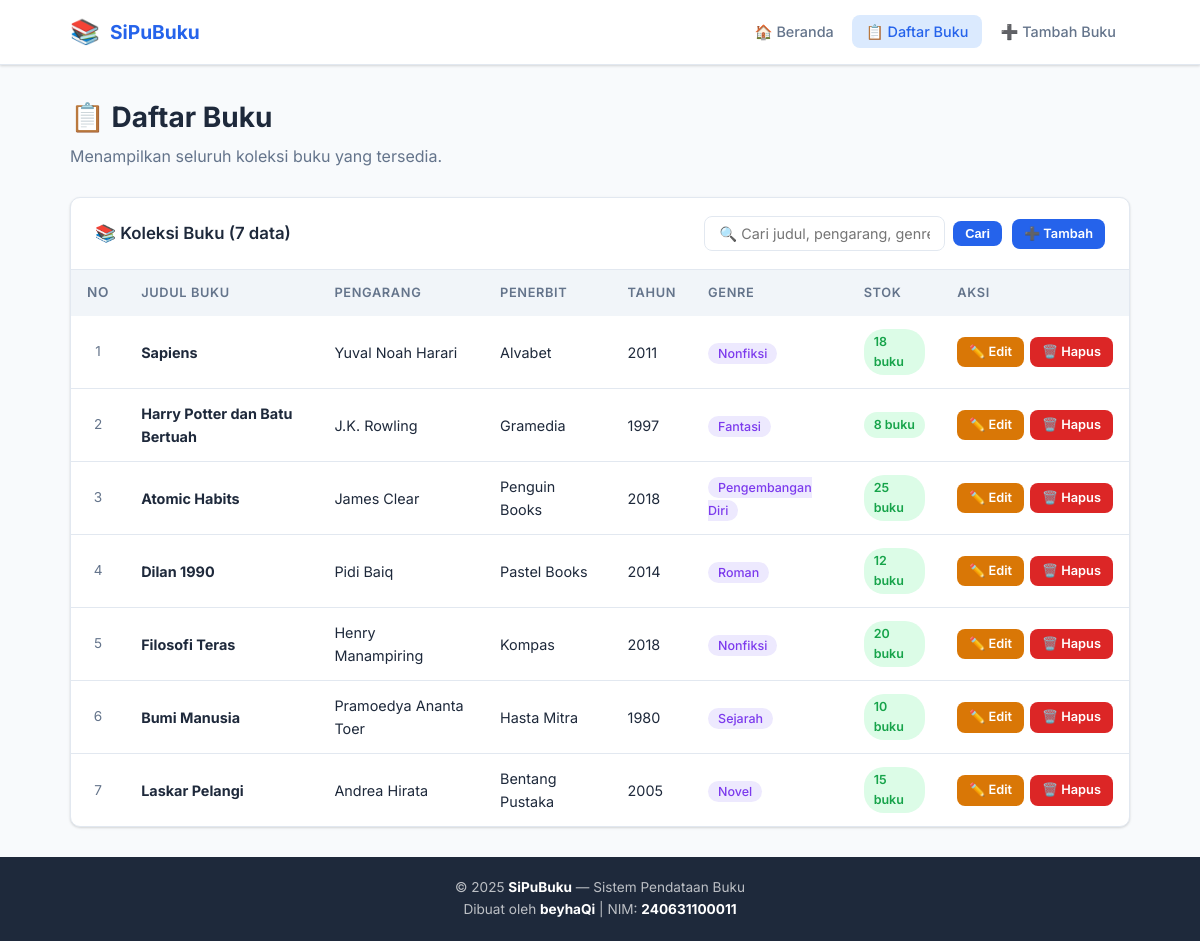
Page /daftar.php on the committed database.
### tables this page shows
CREATE TABLE IF NOT EXISTS buku (
    id INT AUTO_INCREMENT PRIMARY KEY,
    judul VARCHAR(200) NOT NULL,
    pengarang VARCHAR(100) NOT NULL,
    penerbit VARCHAR(100) NOT NULL,
    tahun_terbit YEAR NOT NULL,
    genre VARCHAR(50) NOT NULL,
    stok INT NOT NULL DEFAULT 0,
    deskripsi TEXT,
    created_at TIMESTAMP DEFAULT CURRENT_TIMESTAMP
);

### daftar.php (the view, shortened to what this page needs)
<?php
require 'koneksi.php';
require 'functions.php';
$keyword = '';
$hasil_buku = get_semua_buku($koneksi, $keyword);
$jumlah = mysqli_num_rows($hasil_buku);
include 'header.php';
?>
<div class="page-header">
    <h1>📋 Daftar Buku</h1>
    <p>Menampilkan seluruh koleksi buku yang tersedia.</p>
</div>
<div class="card">
    <div class="card-header">
        <h2>📚 Koleksi Buku (<?php echo $jumlah; ?> data)</h2>
        <div style="display:flex; gap:10px; align-items:center;">
            <form method="GET" class="search-bar">
                <input type="text" name="cari" placeholder="🔍 Cari judul, pengarang, genre..." value="<?php echo htmlspecialchars($keyword); ?>">
                <button type="submit" class="btn btn-primary btn-sm">Cari</button>
            </form>
            <a href="tambah.php" class="btn btn-primary btn-sm">➕ Tambah</a>
        </div>
    </div>
    <div class="table-responsive">
        <?php if ($jumlah > 0): ?>
        <table>
            <thead>
                <tr>
                    <th class="td-no">No</th>
                    <th>Judul Buku</th>
                    <th>Pengarang</th>
                    <th>Penerbit</th>
                    <th>Tahun</th>
                    <th>Genre</th>
                    <th>Stok</th>
                    <th>Aksi</th>
                </tr>
            </thead>
            <tbody>
                <?php
                $nomor = 1;
                while ($buku = mysqli_fetch_assoc($hasil_buku)):
                ?>
                <tr>
                    <td class="td-no"><?php echo $nomor++; ?></td>
                    <td>
                        <strong><?php echo htmlspecialchars($buku['judul']); ?></strong>
                    </td>
                    <td><?php echo htmlspecialchars($buku['pengarang']); ?></td>
                    <td><?php echo htmlspecialchars($buku['penerbit']); ?></td>
                    <td><?php echo $buku['tahun_terbit']; ?></td>
                    <td><span class="badge-genre"><?php echo htmlspecialchars($buku['genre']); ?></span></td>
                    <td><?php echo format_stok($buku['stok']); ?></td>
                    <td>
                        <div class="action-buttons">
                            <a href="edit.php?id=<?php echo $buku['id']; ?>" class="btn btn-warning btn-sm">✏️ Edit</a>
                            <a href="hapus.php?id=<?php echo $buku['id']; ?>" class="btn btn-danger btn-sm">🗑️ Hapus</a>
                        </div>
                    </td>
                </tr>
                <?php endwhile; ?>
            </tbody>
        </table>
        <?php endif; ?>
    </div>
</div>
<?php include 'footer.php'; ?>

### functions.php (shortened to what this page needs)
<?php
function format_stok($stok) {
    if ($stok <= 0) {
        return "<span class='badge badge-habis'>Habis</span>";
    } elseif ($stok <= 5) {
        return "<span class='badge badge-sedikit'>{$stok} buku</span>";
    } else {
        return "<span class='badge badge-tersedia'>{$stok} buku</span>";
    }
}
function get_semua_buku($koneksi, $keyword = '') {
    if (!empty($keyword)) {
        $keyword = mysqli_real_escape_string($koneksi, $keyword);
        $sql = "SELECT * FROM buku WHERE judul LIKE '%{$keyword}%' OR pengarang LIKE '%{$keyword}%' OR genre LIKE '%{$keyword}%' ORDER BY id DESC";
    } else {
        $sql = "SELECT * FROM buku ORDER BY id DESC";
    }
    return mysqli_query($koneksi, $sql);
}
?>

### style.css (style rules this page uses)
*, *::before, *::after { box-sizing: border-box; margin: 0; padding: 0; }
:root { --primary: #2563eb; --primary-dark: #1d4ed8; --primary-light: #dbeafe; --secondary: #7c3aed; --success: #16a34a; --success-light: #dcfce7; --danger: #dc2626; --danger-light: #fee2e2; --warning: #d97706; --warning-light: #fef3c7; --dark: #1e293b; --gray: #64748b; --light-gray: #f1f5f9; --white: #ffffff; --border: #e2e8f0; --shadow: 0 1px 3px rgba(0,0,0,0.1), 0 1px 2px rgba(0,0,0,0.06); --shadow-md: 0 4px 6px rgba(0,0,0,0.07), 0 2px 4px rgba(0,0,0,0.06); --shadow-lg: 0 10px 15px rgba(0,0,0,0.1), 0 4px 6px rgba(0,0,0,0.05); --radius: 10px; --radius-lg: 16px; }
body { font-family: 'Inter', -apple-system, BlinkMacSystemFont, sans-serif; background-color: #f8fafc; color: var(--dark); line-height: 1.6; min-height: 100vh; display: flex; flex-direction: column; }
.page-header { margin-bottom: 28px; }
.page-header h1 { font-size: 1.75rem; font-weight: 700; color: var(--dark); }
.page-header p { color: var(--gray); margin-top: 4px; }
.card { background: var(--white); border-radius: var(--radius); box-shadow: var(--shadow); border: 1px solid var(--border); overflow: hidden; }
.card-header { padding: 18px 24px; border-bottom: 1px solid var(--border); display: flex; align-items: center; justify-content: space-between; gap: 12px; }
.card-header h2 { font-size: 1.05rem; font-weight: 600; color: var(--dark); }
.table-responsive { overflow-x: auto; }
table { width: 100%; border-collapse: collapse; font-size: 0.9rem; }
thead tr { background: var(--light-gray); }
th { padding: 12px 16px; text-align: left; font-weight: 600; color: var(--gray); font-size: 0.8rem; text-transform: uppercase; letter-spacing: 0.05em; white-space: nowrap; }
td { padding: 13px 16px; border-bottom: 1px solid var(--border); color: var(--dark); vertical-align: middle; }
tr:last-child td { border-bottom: none; }
.td-no { color: var(--gray); font-size: 0.85rem; width: 50px; text-align: center; }
.badge { display: inline-block; padding: 3px 10px; border-radius: 20px; font-size: 0.78rem; font-weight: 600; }
.badge-tersedia { background: var(--success-light); color: var(--success); }
.badge-genre { background: #ede9fe; color: var(--secondary); padding: 3px 10px; border-radius: 20px; font-size: 0.78rem; font-weight: 500; }
.btn { display: inline-flex; align-items: center; gap: 6px; padding: 8px 18px; border: none; border-radius: 8px; font-size: 0.88rem; font-weight: 600; cursor: pointer; text-decoration: none; transition: all 0.2s; white-space: nowrap; }
.btn-primary { background: var(--primary); color: var(--white); }
.btn-warning { background: var(--warning); color: var(--white); }
.btn-danger { background: var(--danger); color: var(--white); }
.btn-sm { padding: 5px 12px; font-size: 0.8rem; }
.action-buttons { display: flex; gap: 6px; }
.search-bar { display: flex; gap: 8px; align-items: center; }
.search-bar input { padding: 8px 14px; border: 1px solid var(--border); border-radius: 8px; font-size: 0.9rem; min-width: 240px; outline: none; font-family: inherit; }

### rows in the picture
buku: judul "Sapiens", pengarang "Yuval Noah Harari", penerbit "Alvabet", tahun_terbit "2011", genre "Nonfiksi", stok "18"
buku: judul "Harry Potter dan Batu Bertuah", pengarang "J.K. Rowling", penerbit "Gramedia", tahun_terbit "1997", genre "Fantasi", stok "8"
buku: judul "Atomic Habits", pengarang "James Clear", penerbit "Penguin Books", tahun_terbit "2018", genre "Pengembangan Diri", stok "25"
buku: judul "Dilan 1990", pengarang "Pidi Baiq", penerbit "Pastel Books", tahun_terbit "2014", genre "Roman", stok "12"
buku: judul "Filosofi Teras", pengarang "Henry Manampiring", penerbit "Kompas", tahun_terbit "2018", genre "Nonfiksi", stok "20"
buku: judul "Bumi Manusia", pengarang "Pramoedya Ananta Toer", penerbit "Hasta Mitra", tahun_terbit "1980", genre "Sejarah", stok "10"
buku: judul "Laskar Pelangi", pengarang "Andrea Hirata", penerbit "Bentang Pustaka", tahun_terbit "2005", genre "Novel", stok "15"

### other values in the picture
$jumlah "7"
